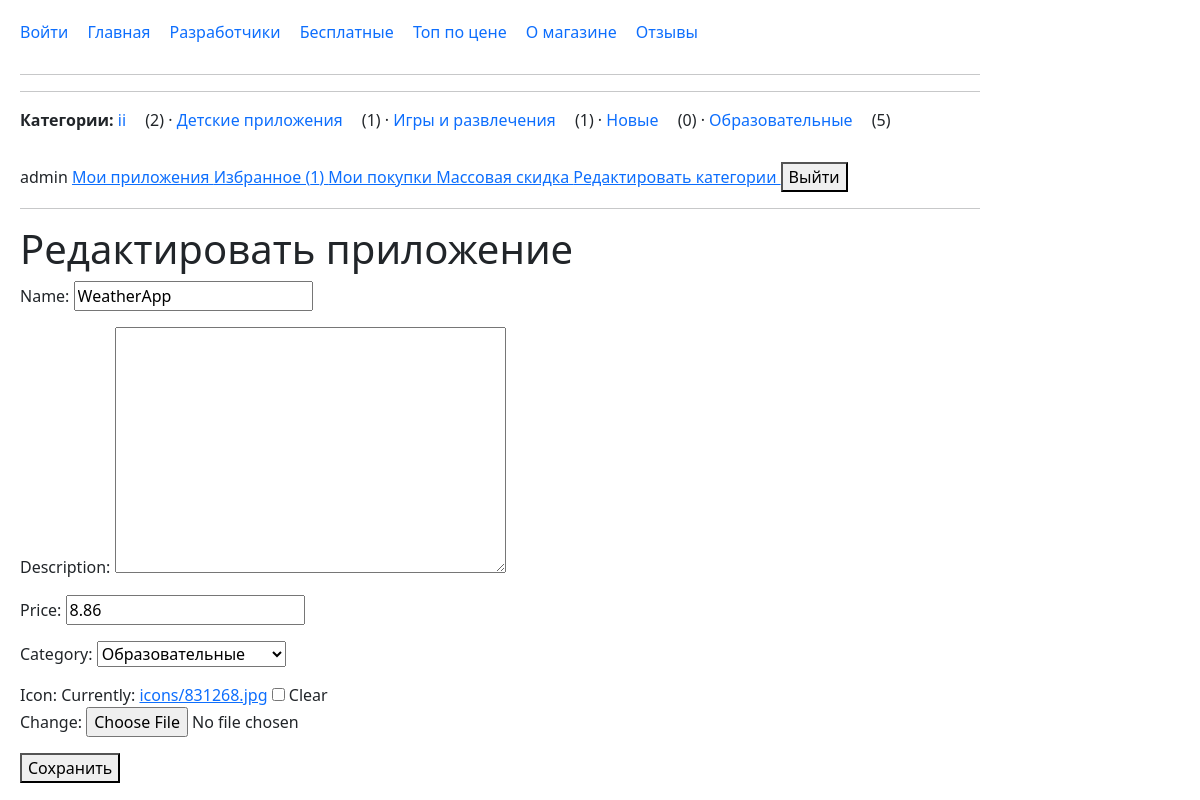
The app's page /app/3/edit/ (signed in) with its own data.
### mainapp/models.py (models this page shows, shortened)
class Category(models.Model):
    name = models.CharField(max_length=50)
    icon = models.ImageField(
        upload_to='categories/',
        blank=True,
        validators=[
            FileExtensionValidator(
                allowed_extensions=['png', 'jpg', 'jpeg', 'webp']
            )
        ],
    )
    def __str__(self):
        return self.name

class App(models.Model):
    name = models.CharField(max_length=200)
    description = models.TextField(blank=True)
    created_at = models.DateTimeField(auto_now_add=True)
    downloads = models.PositiveIntegerField(default=0)
    price = models.DecimalField(
        max_digits=10,
        decimal_places=2,
        default=0,
        validators=[
            MinValueValidator(
                0,
                message='Цена не может быть отрицательной.'
            ),
        ],
    )
    objects = models.Manager.from_queryset(AppQuerySet)()
    category = models.ForeignKey(
        Category,
        on_delete=models.CASCADE,
        null=True,
        blank=True,
        related_name='apps',
    )
    rating_avg = models.DecimalField(
        max_digits=3,
        decimal_places=2,
        default=0,
        editable=False,
    )
    rating_count = models.PositiveIntegerField(
        default=0,
        editable=False,
    )
    icon = models.ImageField(
        upload_to='icons/',
        blank=True,
    )
    author = models.ForeignKey(
        User,
        on_delete=models.SET_NULL,
        null=True,
        blank=True,
        related_name='apps',
    )
    favorited_by = models.ManyToManyField(
        User,
        related_name='favorite_apps',
        blank=True,
    )
    buyers = models.ManyToManyField(
        User,
        through='Purchase',
        related_name='purchased_apps',
        blank=True,
    )

### mainapp/views.py (the view, shortened to what this page needs)
# urls.py: path('app/<int:app_id>/edit/',views.edit_apps,name='edit_app'),
@login_required
def edit_apps(request, app_id):
    app = get_object_or_404(App, id=app_id)
    if request.method == 'POST':
        form = AppForm(
            request.POST,
            request.FILES,
            instance=app,
        )
        if form.is_valid():
            form.save()
            messages.success(
                request,
                'Изменения сохранены.'
            )
            return redirect(
                'mainapp:app_detail',
                app_id=app.id,
                app_name=app.name,
            )
    else:
        form = AppForm(instance=app)
    return render(
        request,
        'mainapp/edit_app.html',
        {
            'form': form,
            'app': app,
        }
    )

### mainapp/forms.py
class AppForm(forms.ModelForm):
    class Meta:
        model = App
        fields = [
            'name',
            'description',
            'price',
            'category',
            'icon',
        ]

### mainapp/context_processors.py (called while the page is built)
def store_menu(request):
    nav_categories = (
        Category.objects
        .annotate(apps_count=Count('apps'))
        .order_by('name')
    )
    return {
        'nav_categories': nav_categories,
    }

### mainapp/templates/mainapp/edit_app.html (shortened to what this page needs)
{% extends 'mainapp/base.html' %}
{% block content %}
<h1>Редактировать приложение</h1>
<form method="post"
      action="{% url 'mainapp:edit_app' app.id %}"
      enctype="multipart/form-data">
    {{ form.as_p }}
    <button type="submit">Сохранить</button>
</form>
{% endblock %}

### mainapp/templates/mainapp/base.html (shortened to what this page needs)
{% load static %}
{% load django_bootstrap5 %}
<!DOCTYPE html>
<html lang="ru">
<head>
    <link rel="stylesheet" href="{% static 'mainapp/style.css' %}">
{% bootstrap_css %}
</head>
<nav>
    <a href="{% url 'mainapp:login' %}">Войти</a>
    <a href="{% url 'mainapp:home' %}">Главная</a>
    <a href="{% url 'mainapp:developers' %}">Разработчики</a>
    <a href="{% url 'mainapp:free' %}">Бесплатные</a>
    <a href="{% url 'mainapp:top' %}">Топ по цене</a>
    <a href="{% url 'mainapp:about' %}">О магазине</a>
    <a href="{% url 'mainapp:reviews' %}">Отзывы</a>
</nav>
<hr>
<hr>
<nav>
    <strong>Категории:</strong>
    {% for category in nav_categories %}
        <a href="{% url 'mainapp:category_detail' category.id category.name %}">
            {{ category.name }}
        </a>
        ({{ category.apps_count }})
        {% if not forloop.last %}
            ·
        {% endif %}
    {% empty %}
        Категорий пока нет.
    {% endfor %}
</nav>
{% if request.user.is_authenticated %}
    <span>{{ request.user.username }}</span>
    <a href="{% url 'mainapp:my_apps' %}">
        Мои приложения
    </a>
    <a href="{% url 'mainapp:favorites' %}">
        Избранное ({{ request.user.favorite_apps.count }})
    </a>
    <a href="{% url 'mainapp:my_purchases' %}">
    Мои покупки
    </a>
    {% if request.user.is_staff %}
    <a href="{% url 'mainapp:bulk_discount' %}">
        Массовая скидка
    </a>
    <a href="{% url 'mainapp:edit_categories' %}">
        Редактировать категории
    </a>
    {% endif %}
    <form method="post"
          action="{% url 'mainapp:logout' %}"
          style="display:inline;">
        <button type="submit">Выйти</button>
    </form>
{% endif %}
<hr>
{% block content %}
{% endblock %}
</body>
</html>

### mainapp/static/mainapp/style.css (style rules this page uses)
nav { margin-bottom: 30px; }
nav a { margin-right: 15px; text-decoration: none; }

### records on screen
Category: name "ii", apps_count "2"
Category: name "Детские приложения", apps_count "1"
Category: name "Игры и развлечения", apps_count "1"
Category: name "Новые", apps_count "0"
Category: name "Образовательные", apps_count "5"
App: name "WeatherApp", price "8.86", category "Образовательные"

### other values on screen
{{ request.user.username }} "admin"
{{ request.user.favorite_apps.count }} "1"
